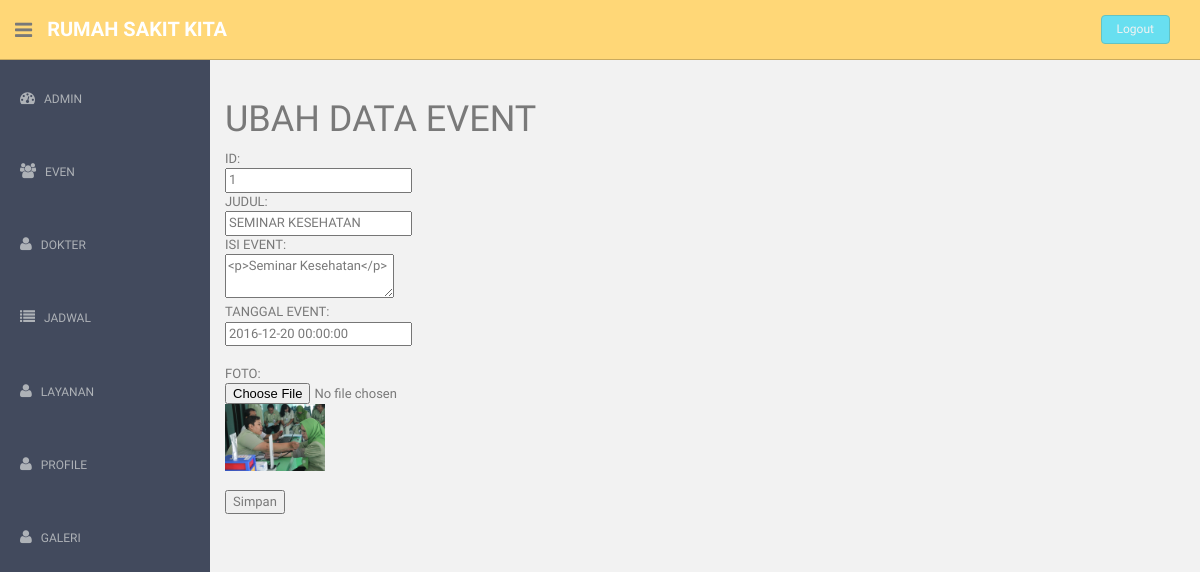
/ueven.php?id=1, run on the app's committed database.
### tables this page shows
CREATE TABLE IF NOT EXISTS `event` (
`id_event` int(5) NOT NULL,
  `judul_event` varchar(255) NOT NULL,
  `isi_event` text NOT NULL,
  `tgl_event` datetime NOT NULL,
  `foto` varchar(50) NOT NULL
);

### ueven.php (called while the page is built, shortened)
<?php
require 'pages/dashboard.php';
?>

### libraries/m_even.php (called while the page is built, shortened)
<?php
class event{
	private $db;
	public function event(){
		$this->db = new DBClass();
	}
	public function readevent($id){
		$query = "SELECT * FROM event WHERE id_event =".$id;
		return $this->db->getRows($query);
	}
}
?>

### libraries/DBClass.php (called while the page is built, shortened)
<?php
	class DBClass
	{
		public $host, $user, $password;
		function __construct()
		{
			$this->db = false;
			$this->dbname = 'rumah_sakit';
			$this->host   = 'localhost';
			$this->user   = 'root';
			$this->password = '';
		}
		function connect()
		{
			$this->db = mysql_connect(
				$this->host,
				$this->user,
				$this->password)
			or die("Database Connection Access Error..".mysql_error());
		}
		function getRows($sql)
		{
			$this->rowColl = mysql_query($sql) or die("Error : ".mysql_error());
			$rows  = array();
			while ($row = mysql_fetch_array($this->rowColl, MYSQL_ASSOC))
				$rows[] = $row;
			return $rows;
		}
	}
?>

### pages/v_ueven.php (the view, shortened to what this page needs)
<?php
require_once('libraries/DBClass.php');
require_once('libraries/m_even.php');
$id = $_GET['id'];
$event = new event();
$data = $event->readevent($id);
?>
<!DOCTYPE html>
<html>
<head>
</head>
<body>
<h1>UBAH DATA EVENT</h1>
<?php foreach($data as $r):?>
<form action="eeven.php" method="post" enctype="multipart/form-data">
	ID: <br />
	<input type="text" name="in_id" value='<?php echo $r['id_event']?>' readonly='true'> <br />
	JUDUL: <br />
	<input type="text" name="in_judul" value='<?php echo $r['judul_event']?>'> <br />
	ISI EVENT: <br />
	 <textarea name="in_isi" value=''><?php echo $r['isi_event']?></textarea>
<br>
	TANGGAL EVENT: <br />
	<input type="text" name="in_tgl" value='<?php echo $r['tgl_event']?>'> <br />
<br>FOTO: <br />
	<input type="file" name="in_foto" value='<?php echo $r['foto']?>' onchange="PreviewImage()">
	<?php if(!empty($r['foto'])){?>
		<img src="<?php echo $r['foto']?>" width='100'/>
	<?php }?>
	<br /> <br />
	<input type="submit" name="kirim" value="Simpan">
	</form>
<?php endforeach;?>
</body>
</html>

### assets/css/style.css (style rules this page uses)
body { color: #797979; background: #f2f2f2; font-family: 'Ruda', sans-serif; padding: 0px !important; margin: 0px !important; font-size:13px; }

### data on the page
event: in_id "1", in_judul "SEMINAR KESEHATAN", in_isi "<p>Seminar Kesehatan</p>", in_tgl "2016-12-20 00:00:00", foto (picture)
